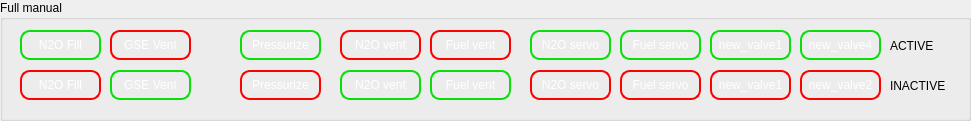
   <widget class="QGroupBox" name="groupBox_4">
    <property name="geometry">
     <rect>
      <x>20</x>
      <y>730</y>
      <width>971</width>
      <height>121</height>
     </rect>
    </property>
    <property name="title">
     <string>Full manual</string>
    </property>
    <widget class="QPushButton" name="cmd_active_N2O_fill">
     <property name="geometry">
      <rect>
       <x>20</x>
       <y>30</y>
       <width>81</width>
       <height>30</height>
      </rect>
     </property>
     <property name="styleSheet">
      <string notr="true">QPushButton{
color: white;
font: 9pt &quot;Verdana&quot;;
border-radius: 10px;
border: 2px  solid rgb(8, 222, 10);;
}
QPushButton:hover {
font: 700 9pt &quot;Verdana&quot;;
}
QPushButton:pressed {
font: 700 9pt &quot;Verdana&quot;;
background: rgb(8, 222, 10);;
color: black;
}</string>
     </property>
     <property name="text">
      <string>N2O Fill</string>
     </property>
     <property name="flat">
      <bool>false</bool>
     </property>
    </widget>
    <widget class="QPushButton" name="cmd_inactive_N2O_fill">
     <property name="geometry">
      <rect>
       <x>20</x>
       <y>70</y>
       <width>81</width>
       <height>30</height>
      </rect>
     </property>
     <property name="styleSheet">
      <string notr="true">QPushButton{
color: white;
font: 9pt &quot;Verdana&quot;;
border-radius: 10px;
border: 2px  solid red;
}
QPushButton:hover {
font: 700 9pt &quot;Verdana&quot;;
}
QPushButton:pressed {
font: 700 9pt &quot;Verdana&quot;;
background: red;
color: black;
}</string>
     </property>
     <property name="text">
      <string>N2O Fill</string>
     </property>
     <property name="flat">
      <bool>false</bool>
     </property>
    </widget>
    <widget class="QPushButton" name="cmd_active_GSE_vent">
     <property name="geometry">
      <rect>
       <x>110</x>
       <y>30</y>
       <width>81</width>
       <height>30</height>
      </rect>
     </property>
     <property name="styleSheet">
      <string notr="true">QPushButton{
color: white;
font: 9pt &quot;Verdana&quot;;
border-radius: 10px;
border: 2px  solid red;
}
QPushButton:hover {
font: 700 9pt &quot;Verdana&quot;;
}
QPushButton:pressed {
font: 700 9pt &quot;Verdana&quot;;
background: red;
color: black;
}</string>
     </property>
     <property name="text">
      <string>GSE Vent</string>
     </property>
     <property name="flat">
      <bool>false</bool>
     </property>
    </widget>
    <widget class="QPushButton" name="cmd_inactive_GSE_vent">
     <property name="geometry">
      <rect>
       <x>110</x>
       <y>70</y>
       <width>81</width>
       <height>30</height>
      </rect>
     </property>
     <property name="styleSheet">
      <string notr="true">QPushButton{
color: white;
font: 9pt &quot;Verdana&quot;;
border-radius: 10px;
border: 2px  solid rgb(8, 222, 10);;
}
QPushButton:hover {
font: 700 9pt &quot;Verdana&quot;;
}
QPushButton:pressed {
font: 700 9pt &quot;Verdana&quot;;
background: rgb(8, 222, 10);;
color: black;
}</string>
     </property>
     <property name="text">
      <string>GSE Vent</string>
     </property>
     <property name="flat">
      <bool>false</bool>
     </property>
    </widget>
    <widget class="QPushButton" name="cmd_inactive_pressurization">
     <property name="geometry">
      <rect>
       <x>240</x>
       <y>70</y>
       <width>81</width>
       <height>30</height>
      </rect>
     </property>
     <property name="styleSheet">
      <string notr="true">QPushButton{
color: white;
font: 9pt &quot;Verdana&quot;;
border-radius: 10px;
border: 2px  solid red;
}
QPushButton:hover {
font: 700 9pt &quot;Verdana&quot;;
}
QPushButton:pressed {
font: 700 9pt &quot;Verdana&quot;;
background: red;
color: black;
}</string>
     </property>
     <property name="text">
      <string>Pressurize</string>
     </property>
     <property name="flat">
      <bool>false</bool>
     </property>
    </widget>
    <widget class="QPushButton" name="cmd_active_pressurization">
     <property name="geometry">
      <rect>
       <x>240</x>
       <y>30</y>
       <width>81</width>
       <height>30</height>
      </rect>
     </property>
     <property name="styleSheet">
      <string notr="true">QPushButton{
color: white;
font: 9pt &quot;Verdana&quot;;
border-radius: 10px;
border: 2px  solid rgb(8, 222, 10);;
}
QPushButton:hover {
font: 700 9pt &quot;Verdana&quot;;
}
QPushButton:pressed {
font: 700 9pt &quot;Verdana&quot;;
background: rgb(8, 222, 10);;
color: black;
}</string>
     </property>
     <property name="text">
      <string>Pressurize</string>
     </property>
     <property name="flat">
      <bool>false</bool>
     </property>
    </widget>
    <widget class="QPushButton" name="cmd_active_N2O_vent">
     <property name="geometry">
      <rect>
       <x>340</x>
       <y>30</y>
       <width>81</width>
       <height>30</height>
      </rect>
     </property>
     <property name="styleSheet">
      <string notr="true">QPushButton{
color: white;
font: 9pt &quot;Verdana&quot;;
border-radius: 10px;
border: 2px  solid red;
}
QPushButton:hover {
font: 700 9pt &quot;Verdana&quot;;
}
QPushButton:pressed {
font: 700 9pt &quot;Verdana&quot;;
background: red;
color: black;
}</string>
     </property>
     <property name="text">
      <string>N2O vent</string>
     </property>
     <property name="flat">
      <bool>false</bool>
     </property>
    </widget>
    <widget class="QPushButton" name="cmd_inactive_fuel_vent">
     <property name="geometry">
      <rect>
       <x>430</x>
       <y>70</y>
       <width>81</width>
       <height>30</height>
      </rect>
     </property>
     <property name="styleSheet">
      <string notr="true">QPushButton{
color: white;
font: 9pt &quot;Verdana&quot;;
border-radius: 10px;
border: 2px  solid rgb(8, 222, 10);;
}
QPushButton:hover {
font: 700 9pt &quot;Verdana&quot;;
}
QPushButton:pressed {
font: 700 9pt &quot;Verdana&quot;;
background: rgb(8, 222, 10);;
color: black;
}</string>
     </property>
     <property name="text">
      <string>Fuel vent</string>
     </property>
     <property name="flat">
      <bool>false</bool>
     </property>
    </widget>
    <widget class="QPushButton" name="cmd_inactive_N2O_vent">
     <property name="geometry">
      <rect>
       <x>340</x>
       <y>70</y>
       <width>81</width>
       <height>30</height>
      </rect>
     </property>
     <property name="styleSheet">
      <string notr="true">QPushButton{
color: white;
font: 9pt &quot;Verdana&quot;;
border-radius: 10px;
border: 2px  solid rgb(8, 222, 10);;
}
QPushButton:hover {
font: 700 9pt &quot;Verdana&quot;;
}
QPushButton:pressed {
font: 700 9pt &quot;Verdana&quot;;
background: rgb(8, 222, 10);;
color: black;
}</string>
     </property>
     <property name="text">
      <string>N2O vent</string>
     </property>
     <property name="flat">
      <bool>false</bool>
     </property>
    </widget>
    <widget class="QPushButton" name="cmd_active_fuel_vent">
     <property name="geometry">
      <rect>
       <x>430</x>
       <y>30</y>
       <width>81</width>
       <height>30</height>
      </rect>
     </property>
     <property name="styleSheet">
      <string notr="true">QPushButton{
color: white;
font: 9pt &quot;Verdana&quot;;
border-radius: 10px;
border: 2px  solid red;
}
QPushButton:hover {
font: 700 9pt &quot;Verdana&quot;;
}
QPushButton:pressed {
font: 700 9pt &quot;Verdana&quot;;
background: red;
color: black;
}</string>
     </property>
     <property name="text">
      <string>Fuel vent</string>
     </property>
     <property name="flat">
      <bool>false</bool>
     </property>
    </widget>
    <widget class="QPushButton" name="cmd_inactive_N2O_servo">
     <property name="geometry">
      <rect>
       <x>530</x>
       <y>70</y>
       <width>81</width>
       <height>30</height>
      </rect>
     </property>
     <property name="styleSheet">
      <string notr="true">QPushButton{
color: white;
font: 9pt &quot;Verdana&quot;;
border-radius: 10px;
border: 2px  solid red;
}
QPushButton:hover {
font: 700 9pt &quot;Verdana&quot;;
}
QPushButton:pressed {
font: 700 9pt &quot;Verdana&quot;;
background: red;
color: black;
}</string>
     </property>
     <property name="text">
      <string>N2O servo</string>
     </property>
     <property name="flat">
      <bool>false</bool>
     </property>
    </widget>
    <widget class="QPushButton" name="cmd_active_N2O_servo">
     <property name="geometry">
      <rect>
       <x>530</x>
       <y>30</y>
       <width>81</width>
       <height>30</height>
      </rect>
     </property>
     <property name="styleSheet">
      <string notr="true">QPushButton{
color: white;
font: 9pt &quot;Verdana&quot;;
border-radius: 10px;
border: 2px  solid rgb(8, 222, 10);;
}
QPushButton:hover {
font: 700 9pt &quot;Verdana&quot;;
}
QPushButton:pressed {
font: 700 9pt &quot;Verdana&quot;;
background: rgb(8, 222, 10);;
color: black;
}</string>
     </property>
     <property name="text">
      <string>N2O servo</string>
     </property>
     <property name="flat">
      <bool>false</bool>
     </property>
    </widget>
    <widget class="QPushButton" name="cmd_active_fuel_servo">
     <property name="geometry">
      <rect>
       <x>620</x>
       <y>30</y>
       <width>81</width>
       <height>30</height>
      </rect>
     </property>
     <property name="styleSheet">
      <string notr="true">QPushButton{
color: white;
font: 9pt &quot;Verdana&quot;;
border-radius: 10px;
border: 2px  solid rgb(8, 222, 10);;
}
QPushButton:hover {
font: 700 9pt &quot;Verdana&quot;;
}
QPushButton:pressed {
font: 700 9pt &quot;Verdana&quot;;
background: rgb(8, 222, 10);;
color: black;
}</string>
     </property>
     <property name="text">
      <string>Fuel servo</string>
     </property>
     <property name="flat">
      <bool>false</bool>
     </property>
    </widget>
    <widget class="QPushButton" name="cmd_inactive_fuel_servo">
     <property name="geometry">
      <rect>
       <x>620</x>
       <y>70</y>
       <width>81</width>
       <height>30</height>
      </rect>
     </property>
     <property name="styleSheet">
      <string notr="true">QPushButton{
color: white;
font: 9pt &quot;Verdana&quot;;
border-radius: 10px;
border: 2px  solid red;
}
QPushButton:hover {
font: 700 9pt &quot;Verdana&quot;;
}
QPushButton:pressed {
font: 700 9pt &quot;Verdana&quot;;
background: red;
color: black;
}</string>
     </property>
     <property name="text">
      <string>Fuel servo</string>
     </property>
     <property name="flat">
      <bool>false</bool>
     </property>
    </widget>
    <widget class="QLabel" name="label_8">
     <property name="geometry">
      <rect>
       <x>890</x>
       <y>30</y>
       <width>61</width>
       <height>31</height>
      </rect>
     </property>
     <property name="styleSheet">
      <string notr="true">background: transparent;
font: 9pt &quot;Verdana&quot;;
</string>
     </property>
     <property name="text">
      <string>ACTIVE</string>
     </property>
    </widget>
    <widget class="QLabel" name="label_9">
     <property name="geometry">
      <rect>
       <x>890</x>
       <y>70</y>
       <width>61</width>
       <height>31</height>
      </rect>
     </property>
     <property name="styleSheet">
      <string notr="true">background: transparent;
font: 9pt &quot;Verdana&quot;;
</string>
     </property>
     <property name="text">
      <string>INACTIVE</string>
     </property>
    </widget>
    <widget class="QPushButton" name="cmd_active_new_valve1">
     <property name="geometry">
      <rect>
       <x>710</x>
       <y>30</y>
       <width>81</width>
       <height>30</height>
      </rect>
     </property>
     <property name="styleSheet">
      <string notr="true">QPushButton{
color: white;
font: 9pt &quot;Verdana&quot;;
border-radius: 10px;
border: 2px  solid rgb(8, 222, 10);;
}
QPushButton:hover {
font: 700 9pt &quot;Verdana&quot;;
}
QPushButton:pressed {
font: 700 9pt &quot;Verdana&quot;;
background: rgb(8, 222, 10);;
color: black;
}</string>
     </property>
     <property name="text">
      <string>new_valve1</string>
     </property>
     <property name="flat">
      <bool>false</bool>
     </property>
    </widget>
    <widget class="QPushButton" name="cmd_active_new_valve2">
     <property name="geometry">
      <rect>
       <x>800</x>
       <y>30</y>
       <width>81</width>
       <height>30</height>
      </rect>
     </property>
     <property name="styleSheet">
      <string notr="true">QPushButton{
color: white;
font: 9pt &quot;Verdana&quot;;
border-radius: 10px;
border: 2px  solid rgb(8, 222, 10);;
}
QPushButton:hover {
font: 700 9pt &quot;Verdana&quot;;
}
QPushButton:pressed {
font: 700 9pt &quot;Verdana&quot;;
background: rgb(8, 222, 10);;
color: black;
}</string>
     </property>
     <property name="text">
      <string>new_valve4</string>
     </property>
     <property name="flat">
      <bool>false</bool>
     </property>
    </widget>
    <widget class="QPushButton" name="cmd_inactive_new_valve2">
     <property name="geometry">
      <rect>
       <x>800</x>
       <y>70</y>
       <width>81</width>
       <height>30</height>
      </rect>
     </property>
     <property name="styleSheet">
      <string notr="true">QPushButton{
color: white;
font: 9pt &quot;Verdana&quot;;
border-radius: 10px;
border: 2px  solid red;
}
QPushButton:hover {
font: 700 9pt &quot;Verdana&quot;;
}
QPushButton:pressed {
font: 700 9pt &quot;Verdana&quot;;
background: red;
color: black;
}</string>
     </property>
     <property name="text">
      <string>new_valve2</string>
     </property>
     <property name="flat">
      <bool>false</bool>
     </property>
    </widget>
    <widget class="QPushButton" name="cmd_inactive_new_valve1">
     <property name="geometry">
      <rect>
       <x>710</x>
       <y>70</y>
       <width>81</width>
       <height>30</height>
      </rect>
     </property>
     <property name="styleSheet">
      <string notr="true">QPushButton{
color: white;
font: 9pt &quot;Verdana&quot;;
border-radius: 10px;
border: 2px  solid red;
}
QPushButton:hover {
font: 700 9pt &quot;Verdana&quot;;
}
QPushButton:pressed {
font: 700 9pt &quot;Verdana&quot;;
background: red;
color: black;
}</string>
     </property>
     <property name="text">
      <string>new_valve1</string>
     </property>
     <property name="flat">
      <bool>false</bool>
     </property>
    </widget>
   </widget>
